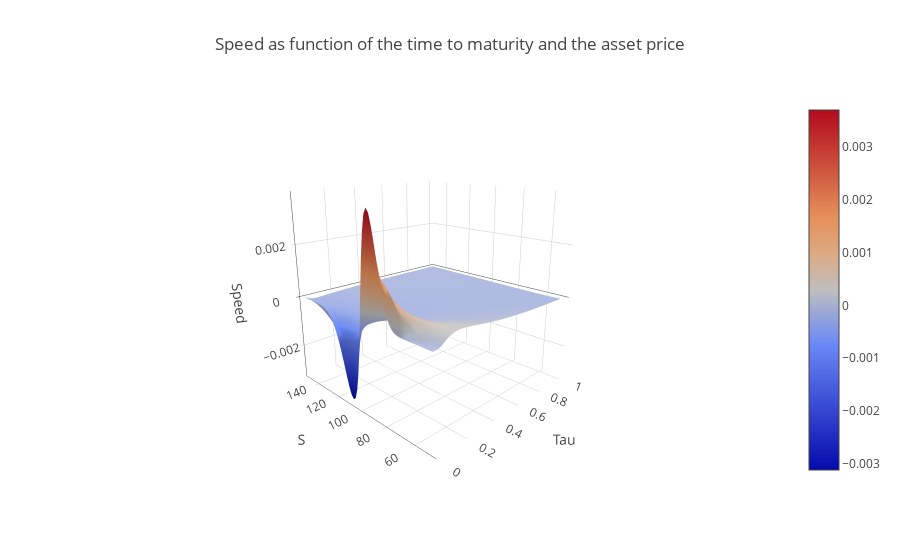

Notebook code cell kept with this figure:
### Code cell
# Speed surface
Speed = np.zeros([steps, steps])

for i, S in enumerate(S_grid):
    for j, Tau in enumerate(Tau_grid):
        Speed[i][j] = calculate_speed(S, K, r, d, Tau, sig) 
        
        
layout = go.Layout(title='Speed as function of the time to maturity and the asset price', 
                   scene = dict(xaxis_title = 'Tau', yaxis_title = 'S', zaxis_title = 'Speed', 
                                camera_eye = dict(x=-1.6, y=-1.6, z=0.7)))

fig = go.Figure(data=[go.Surface(z=Speed, x=Tau_grid, y=S_grid)],
                layout=layout)

iplot(fig)

# plot(fig, filename='Gamma.html')

### Figure 1 — Plotly figure (JSON) as saved in the notebook; plotly's stock layout.template omitted (floating-point values rounded to 4 significant figures; data arrays with more than 128 entries replaced by an {"elided": "..."} marker saying what was removed)
{"data": [{"type": "surface", "uid": "864ea2f2-a767-41cc-b21e-6060d5674901", "x": [0.01, 0.02678, 0.04356, 0.06034, 0.07712, 0.0939, 0.1107, 0.1275, 0.1442, 0.161, 0.1778, 0.1946, 0.2114, 0.2281, 0.2449, 0.2617, 0.2785, 0.2953, 0.312, 0.3288, 0.3456, 0.3624, 0.3792, 0.3959, 0.4127, 0.4295, 0.4463, 0.4631, 0.4798, 0.4966, 0.5134, 0.5302, 0.5469, 0.5637, 0.5805, 0.5973, 0.6141, 0.6308, 0.6476, 0.6644, 0.6812, 0.698, 0.7147, 0.7315, 0.7483, 0.7651, 0.7819, 0.7986, 0.8154, 0.8322, 0.849, 0.8658, 0.8825, 0.8993, 0.9161, 0.9329, 0.9497, 0.9664, 0.9832, 1], "y": [50, 51.69, 53.39, 55.08, 56.78, 58.47, 60.17, 61.86, 63.56, 65.25, 66.95, 68.64, 70.34, 72.03, 73.73, 75.42, 77.12, 78.81, 80.51, 82.2, 83.9, 85.59, 87.29, 88.98, 90.68, 92.37, 94.07, 95.76, 97.46, 99.15, 100.8, 102.5, 104.2, 105.9, 107.6, 109.3, 111.0, 112.7, 114.4, 116.1, 117.8, 119.5, 121.2, 122.9, 124.6, 126.3, 128.0, 129.7, 131.4, 133.1, 134.7, 136.4, 138.1, 139.8, 141.5, 143.2, 144.9, 146.6, 148.3, 150.0], "z": {"elided": "60x60 float values"}}], "layout": {"scene": {"camera": {"eye": {"x": -1.6, "y": -1.6, "z": 0.7}}, "xaxis": {"title": {"text": "Tau"}}, "yaxis": {"title": {"text": "S"}}, "zaxis": {"title": {"text": "Speed"}}}, "title": {"text": "Speed as function of the time to maturity and the asset price"}}}
